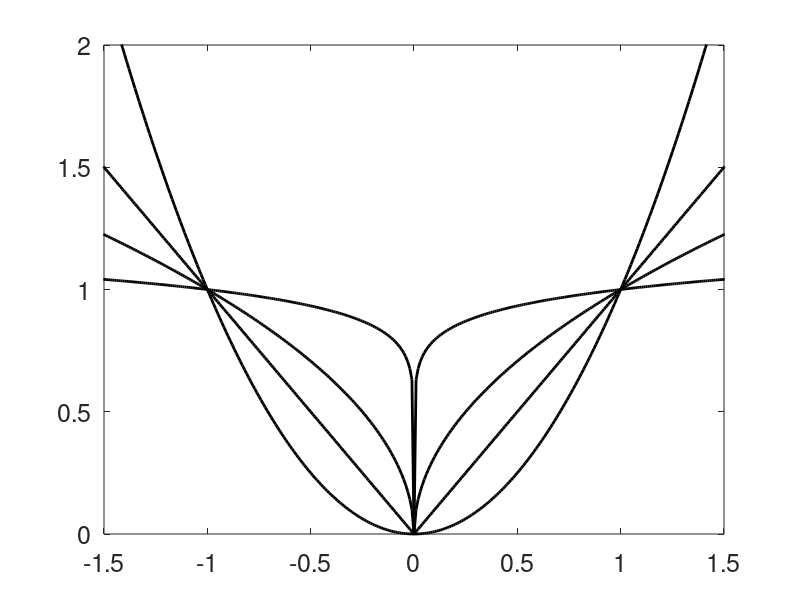

MATLAB code to generate this figure: (Note: this script raises an error after producing the figure.)
% Figure 1.3
% =========================================
% Showing the L0 norm effect to count non-zeros

figure(1); clf; 
x=-2:0.01:2;

p=[2 1 0.5 0.1];
for k=1:1:4,
    h=plot(x,abs(x).^p(k),'k'); 
    set(h,'LineWidth',2);
    hold on;
end;
axis([-1.5 1.5 0 2]); 
set(gca,'FontSize',18);
disp('Position the text p=2 on the figure');
h=gtext('p=2'); 
set(h,'FontSize',18);
disp('Position the text p=1 on the figure');
h=gtext('p=1'); 
set(h,'FontSize',18);
disp('Position the text p=0.5 on the figure');
h=gtext('p=0.5'); 
set(h,'FontSize',18);
disp('Position the text p=0.1 on the figure');
h=gtext('p=0.1'); 
set(h,'FontSize',18);

% print -depsc2 Chapter_01_normDescroption.eps